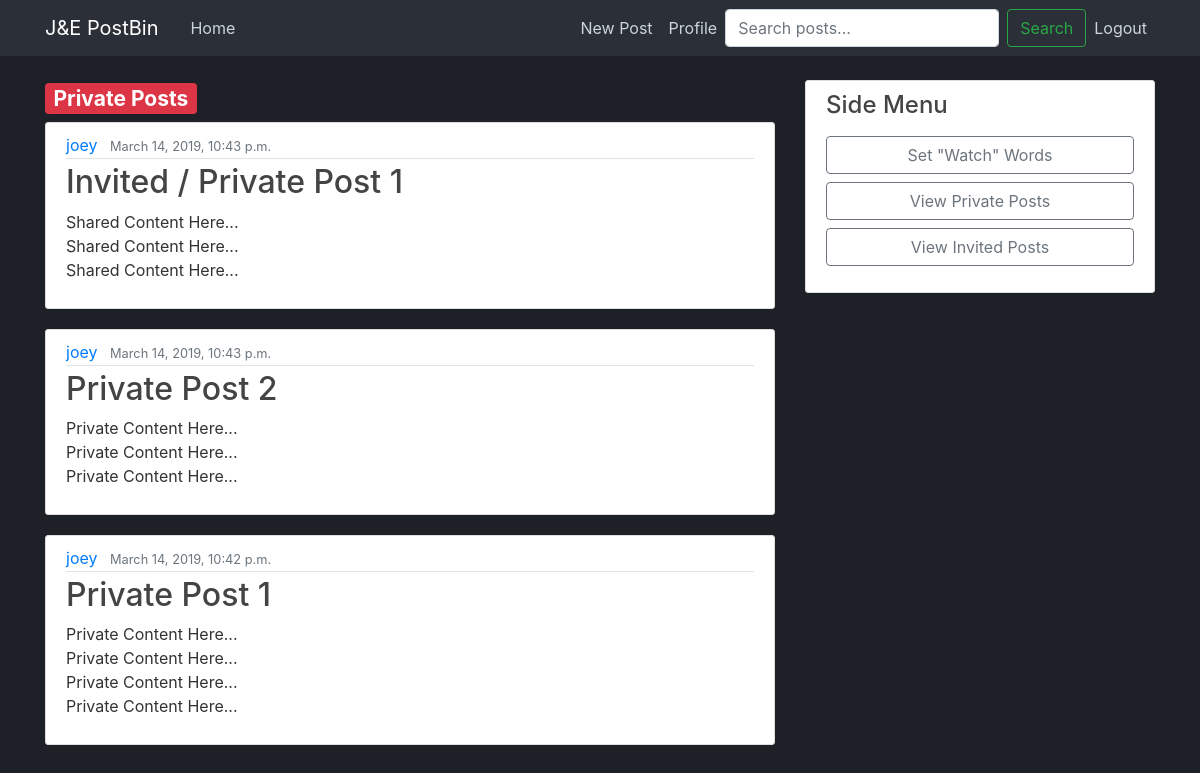
/post/private (signed in), run on the app's committed database.
### post/models.py (models this page shows, shortened)
class Post(models.Model):
    title = models.CharField(max_length=50)
    content = models.TextField()
    private = models.BooleanField(default=True)
    invite = models.CharField(max_length=20, blank=True, null=True)
    date_posted = models.DateTimeField(default=timezone.now)
    expires = models.DateTimeField (blank=True, null=True)
    author = models.ForeignKey(User, on_delete=models.CASCADE)

### post/views.py (the view)
# urls.py: path('post/', PostListView.as_view(), name='posts'),
class PostListView(ListView):
    model = Post
    template_name = 'post/home.html'
    context_object_name = 'posts'
    ordering = ['-date_posted']

### post/templates/post/private.html
{% extends "post/base.html" %}
{% block content %}
{% if user.is_authenticated %}
<h3><span class="badge badge-danger">Private Posts</span></h3>
    {% for post in posts %}
      {% if post.private == True and post.author == user %}
      <article class="media content-section">
        <div class="media-body">
          <div class="article-metadata">
            <a class="mr-2" href="#">{{ post.author }}</a>
            <small class="text-muted">{{ post.date_posted }}</small>
          </div>
          <h2><a class="article-title" href="{% url 'post-detail' post.id %}">{{ post.title }}</a></h2>
          <p class="article-content">{{ post.content }}</p>
        </div>
      </article>
      {% endif %}
    {% endfor %}
{% else %}
  <div class="alert alert-info" role="alert">
    <strong>Welcome!</strong> Please create an account to create posts and more.
    Select "Login" to login to an existing account or "Register" to create a new
    account. See the top right of the navbar.
  </div>
{% endif %}
{% endblock %}

### post/static/post/main.css (style rules this page uses)
body { background: #1d2026; color: #333333; margin-top: 5rem; }
h1, h2, h3, h4, h5, h6 { color: #444444; }
.content-section { background: #ffffff; padding: 10px 20px; border: 1px solid #dddddd; border-radius: 3px; margin-bottom: 20px; }
.article-title { color: #444444; }
.article-content { white-space: pre-line; }
.article-metadata { padding-bottom: 1px; margin-bottom: 4px; border-bottom: 1px solid #e3e3e3 }

### data on the page
Post: author "joey", date_posted "March 14, 2019, 10:43 p.m.", title "Invited / Private Post 1", content "Shared Content Here... Shared Content Here... Shared Content Here..."
Post: author "joey", date_posted "March 14, 2019, 10:43 p.m.", title "Private Post 2", content "Private Content Here... Private Content Here... Private Content Here..."
Post: author "joey", date_posted "March 14, 2019, 10:42 p.m.", title "Private Post 1", content "Private Content Here... Private Content Here... Private Content Here... Private Content Here..."
